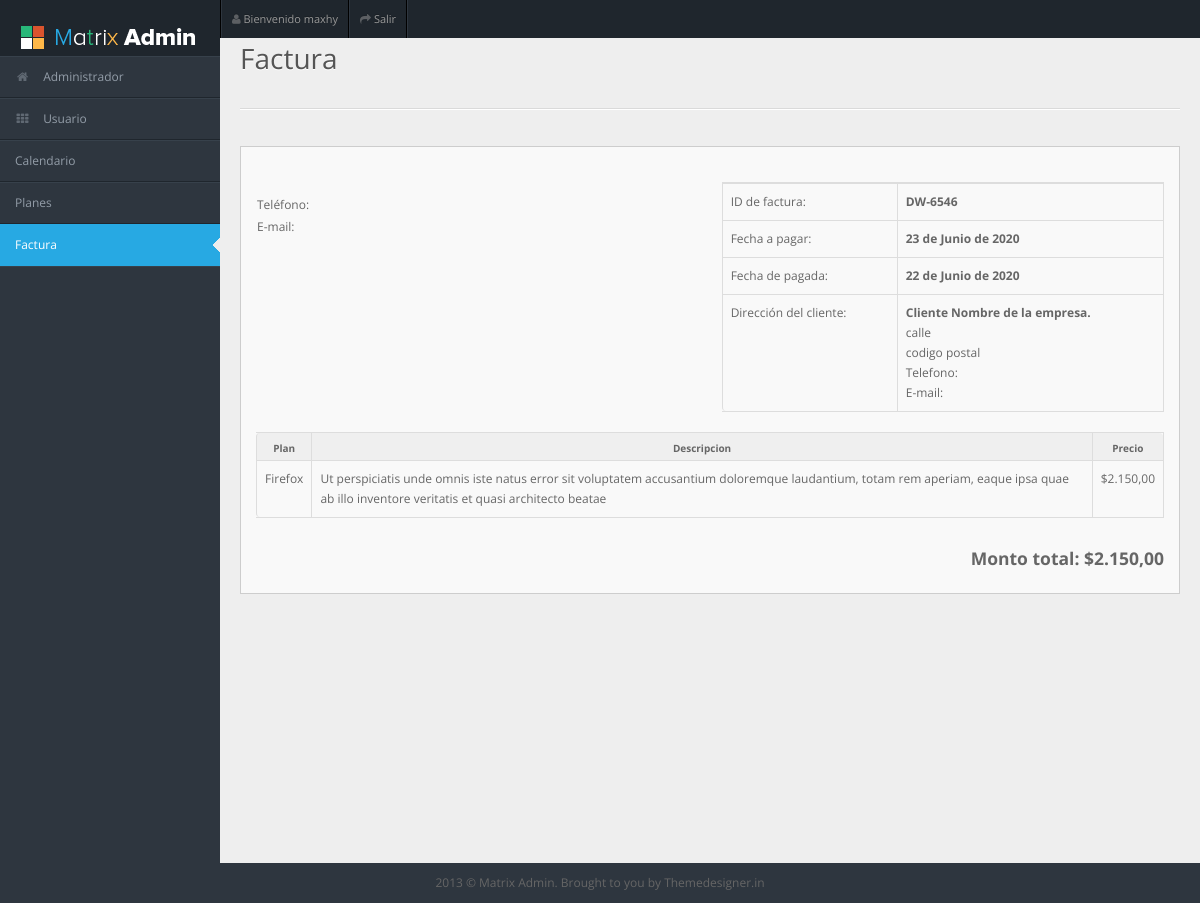
The page /usuario/factura.php (signed in) on the database as committed earlier.
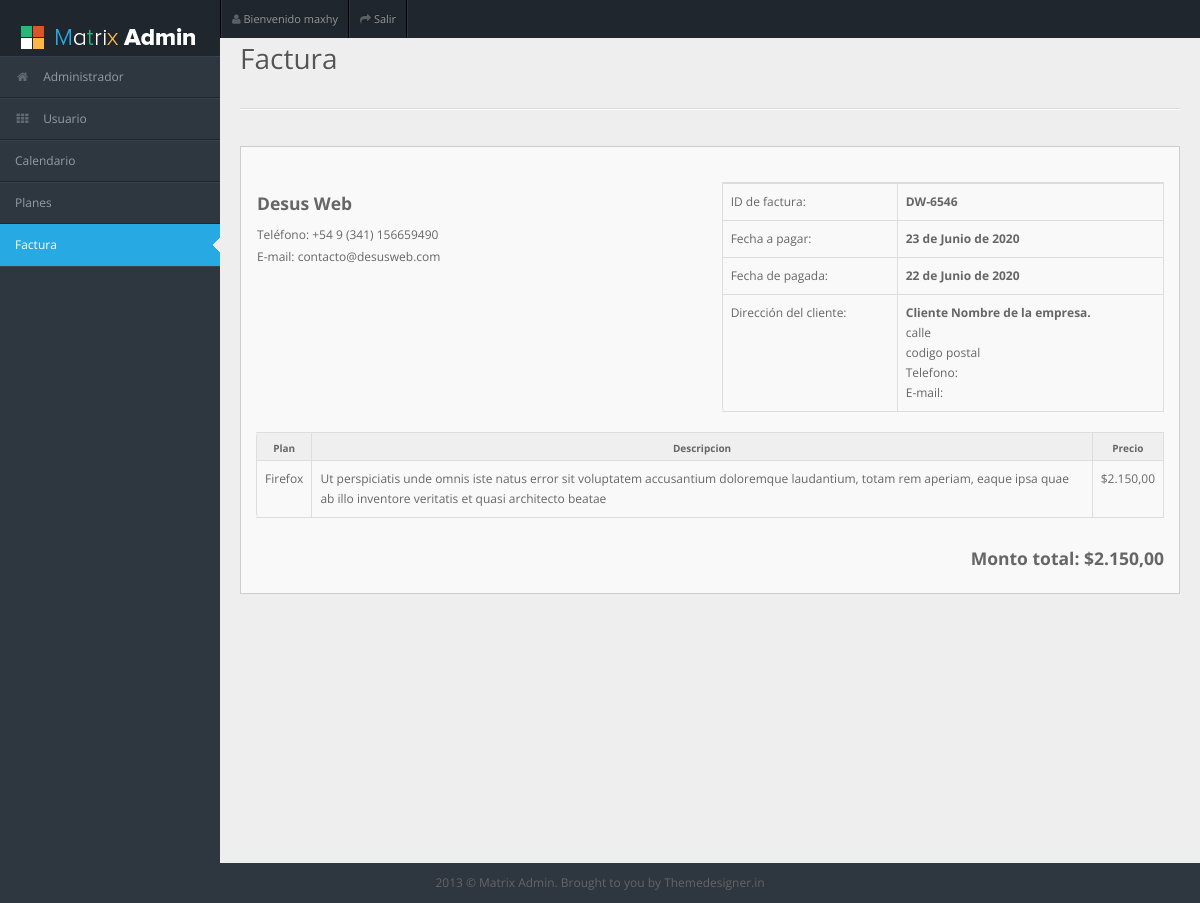
The same page on the database as committed later.
### tables this page shows
CREATE TABLE IF NOT EXISTS `informacion_facturacion` (
  `id` int(11) NOT NULL AUTO_INCREMENT,
  `nombre` text,
  `telefono` text,
  `email` text,
  PRIMARY KEY (`id`)
);

### usuario/funciones.php (called while the page is built)
<?php
function url($nombreurl){
	$url = $_SERVER["REQUEST_URI"];
    $separar = explode("/",$url);
    $valor = $separar[count($separar)-1];
    if($nombreurl == $valor){
    	return true;
    }else{
    	return false;
    }
}
function datosFacturacion($valor,$cone){
	$sql = mysqli_query($cone, "SELECT * FROM `informacion_facturacion` WHERE `id`=1");
	$re = mysqli_fetch_array($sql);
	return $re["".$valor.""];
}
?>

### usuario/factura.php (the view)
<!DOCTYPE html>
<html lang="en">
<?php include_once("header.php"); ?>
<body>
<?php include_once("menu.php"); ?>
<div id="content">
  <div id="content-header">
    <h1>Factura</h1>
  </div>
  <div class="container-fluid"><hr>
    <div class="row-fluid">
      <div class="span12">
        <div class="widget-box">
          <div class="widget-content">
            <div class="row-fluid">
              <div class="span6">
                <table class="">
                  <tbody>
                    <tr>
                      <td><h4><?php echo datosFacturacion("nombre",$con); ?></h4></td>
                    </tr>
                    <tr>
                      <td>Teléfono: <?php echo datosFacturacion("telefono",$con); ?></td>
                    </tr>
                    <tr>
                      <td>E-mail: <?php echo datosFacturacion("email",$con); ?></td>
                    </tr>
                  </tbody>
                </table>
              </div>
              <div class="span6">
                <table class="table table-bordered table-invoice">
                  <tbody>
                    <tr>
                    <tr>
                      <td class="width30">ID de factura:</td>
                      <td class="width70"><strong>DW-6546</strong></td>
                    </tr>
                    <tr>
                      <td>Fecha a pagar:</td>
                      <td><strong>23 de Junio de 2020</strong></td>
                    </tr>
                    <tr>
                      <td>Fecha de pagada:</td>
                      <td><strong>22 de Junio de 2020</strong></td>
                    </tr>
                  <td class="width30">Dirección del cliente:</td>
                    <td class="width70"><strong>Cliente Nombre de la empresa.</strong> <br>
                      calle <br>
                      codigo postal <br>
                      Telefono:  <br>
                      E-mail:  </td>
                  </tr>
                    </tbody>
                </table>
              </div>
            </div>
            <div class="row-fluid">
              <div class="span12">
                <table class="table table-bordered table-invoice-full">
                  <thead>
                    <tr>
                      <th class="head0">Plan</th>
                      <th class="head1">Descripcion</th>
                      <th class="head0 right">Precio</th>
                    </tr>
                  </thead>
                  <tbody>
                    <tr>
                      <td>Firefox</td>
                      <td>Ut perspiciatis unde omnis iste natus error sit voluptatem accusantium doloremque laudantium, totam rem aperiam, eaque ipsa quae ab illo inventore veritatis et quasi architecto beatae</td>
                      <td class="right">$2.150,00</td>
                    </tr>
                  </tbody>
                </table>
                <div class="pull-right">
                  <h4><span>Monto total:</span> $2.150,00</h4>
                </div>
              </div>
            </div>
          </div>
        </div>
      </div>
    </div>
  </div>
</div>
<?php include_once("footer.php"); ?>
</body>
</html>

### usuario/header.php (shortened to what this page needs)
<head>
<link rel="stylesheet" href="css/bootstrap.min.css" />
<link rel="stylesheet" href="css/bootstrap-responsive.min.css" />
<link rel="stylesheet" href="css/uniform.css" />
<link rel="stylesheet" href="css/select2.css" />
<link rel="stylesheet" href="css/matrix-login.css" />
<link rel="stylesheet" href="css/matrix-style.css" />
<link rel="stylesheet" href="css/matrix-media.css" />
<link href="font-awesome/css/font-awesome.css" rel="stylesheet" />
<link href="https://cdn.anychart.com/releases/v8/css/anychart-ui.min.css" type="text/css" rel="stylesheet">
<link href="https://cdn.anychart.com/releases/v8/fonts/css/anychart-font.min.css" type="text/css" rel="stylesheet">
<link rel="stylesheet" href="css/jquery.gritter.css" />
<link rel="stylesheet" href="css/fullcalendar.css" />
</head>

### usuario/menu.php
<?php include_once("funciones.php");
      include_once("conexion.php"); ?>
<div id="header">
  <h1></h1>
</div>
<div id="user-nav" class="navbar navbar-inverse">
  <ul class="nav">
    <li  class="dropdown" id="profile-messages" ><a href="perfil.php" class="dropdown-toggle"><i class="icon icon-user"></i>  <span class="text">Bienvenido <?php echo $_SESSION['usuario']["nombre"]; ?></span></a></li>
    <li class=""><a title="" href="salir.php"><i class="icon icon-share-alt"></i> <span class="text">Salir</span></a></li>
  </ul>
</div>
<div id="sidebar">
  <ul>
    <li class="<?php if(url('index.php')){ echo 'active';} ?>"><a href="index.php"><i class="icon icon-home"></i> <span>Administrador</span></a> </li>
    <li class="<?php if(url('usuario.php')){ echo 'active';} ?>"><a href="usuario.php"><i class="icon icon-th"></i> <span>Usuario</span></a></li>
    <li class="<?php if(url('calendario.php')){ echo 'active';} ?>"><a href="calendario.php">Calendario</a></li>
    <li class="<?php if(url('planes.php')){ echo 'active';} ?>"><a href="planes.php">Planes</a></li>
    <li class="<?php if(url('factura.php')){ echo 'active';} ?>"><a href="factura.php">Factura</a></li>
  </ul>
</div>

### usuario/footer.php (shortened to what this page needs)
<div class="row-fluid">
  <div id="footer" class="span12"> 2013 &copy; Matrix Admin. Brought to you by <a href="http://themedesigner.in">Themedesigner.in</a> </div>
</div>

### usuario/css/matrix-login.css (style rules this page uses)
body { overflow-x: hidden; margin-top: -10px; font-family: 'Open Sans', sans-serif; font-size:12px; color:#666; }
a { color:#666; }
select, textarea, input[type="text"], input[type="password"], input[type="datetime"], input[type="datetime-local"], input[type="date"], input[type="month"], input[type="time"], input[type="week"], input[type="number"], input[type="email"], input[type="url"], input[type="search"], input[type="tel"], input[type="color"], .uneditable-input, .label, .dropdown-menu, .btn, .well, .progress, .table-bordered, .btn-group > .btn:first-child, .btn-group > .btn:last-child, .btn-group > .btn:last-child, .btn-group > .dropdown-toggle, .alert { border-radius:0px; }
#footer { padding:10px; text-align:center; }
hr { border-top-color:#dadada; }
body { background-color:#2E363F; padding: 0; margin-top:10%; }

### usuario/css/matrix-style.css (style rules this page uses)
* { outline:none !important; -moz-outline: none !important; }
html, body { height:100% }
body { overflow-x: hidden; margin-top: -10px; font-family: 'Open Sans', sans-serif; font-size:12px; color:#666; }
a { color:#666; }
select, textarea, input[type="text"], input[type="password"], input[type="datetime"], input[type="datetime-local"], input[type="date"], input[type="month"], input[type="time"], input[type="week"], input[type="number"], input[type="email"], input[type="url"], input[type="search"], input[type="tel"], input[type="color"], .uneditable-input, .label, .dropdown-menu, .btn, .well, .progress, .table-bordered, .btn-group > .btn:first-child, .btn-group > .btn:last-child, .btn-group > .btn:last-child, .btn-group > .dropdown-toggle, .alert { border-radius:0px; }
#footer { padding:10px; text-align:center; }
hr { border-top-color:#dadada; }
#header { height: 56px; position: relative; width: 100%; z-index: -9; }
#header h1 { background: url("../img/logo.png") no-repeat scroll 0 0 transparent; height: 31px; left: 20px; line-height: 600px; overflow: hidden; position: relative; top: 26px; width: 191px; }
#user-nav { position: absolute; left: 220px; top:0px; z-index: 20; margin: 0; }
#user-nav > ul { margin: 0; padding: 0; list-style: none; border-right: 1px solid #2e363f;border-left: 1px solid #000; }
#user-nav > ul > li { float: left; list-style-type: none; margin: 0; position: relative; padding: 0; border-left: 1px solid #2e363f; border-right: 1px solid #000; }
#user-nav > ul > li > a { padding:9px 10px; display: block; font-size: 11px; }
#user-nav > ul > li > a > i, #sidebar li a i { opacity: .5; margin-top: 2px; }
#sidebar { display: block; float: left; position: relative; width: 220px; z-index: 16; }
#sidebar > ul { list-style: none; margin: 0px 0 0; padding: 0; position: absolute; width: 220px; }
#sidebar > ul > li { display: block; position: relative; }
#sidebar > ul > li > a { padding: 10px 0 10px 15px; display: block; color: #939da8; }
#sidebar > ul > li > a > i { margin-right: 10px; }
#sidebar > ul > li.active > a { background: url("../img/menu-active.png") no-repeat scroll right center transparent !important; text-decoration:none; }
#content { background: none repeat scroll 0 0 #eeeeee; margin-left: 220px; margin-right: 0; padding-bottom: 25px; position: relative; min-height:100%; width: auto; }
#content-header { position: abslute; width: 100%; margin-top: -38px; z-index: 20; }
#content-header h1 { color: #555555; font-size: 28px; font-weight: normal; float: none; text-shadow: 0 1px 0 #ffffff; margin-left: 20px; position: relative; }
#content-header h1, #content-header .btn-group { margin-top: 20px; }
.container-fluid .row-fluid:first-child { margin-top: 20px; }
.stat-boxes .peity_bar_good, .stat-boxes .peity_line_good, { color: #459D1C; }
.widget-box { background: none repeat scroll 0 0 #F9F9F9; border-left: 1px solid #CDCDCD; border-top: 1px solid #CDCDCD; border-right: 1px solid #CDCDCD; clear: both; margin-top: 16px; margin-bottom: 16px; position: relative; }
.widget-title, .modal-header, .table th, div.dataTables_wrapper .ui-widget-header { background:#efefef; border-bottom: 1px solid #CDCDCD; height: 36px; }
.widget-content { padding:15px; border-bottom: 1px solid #cdcdcd; }
.table th { height: auto; font-size: 10px; padding: 5px 10px 2px; border-bottom: 0; text-align: center; color: #666666; }

Rows that differ between the two databases and show on the page:
added informacion_facturacion: nombre "Desus Web", telefono "+54 9 (341) 156659490", email "contacto@desusweb.com"
